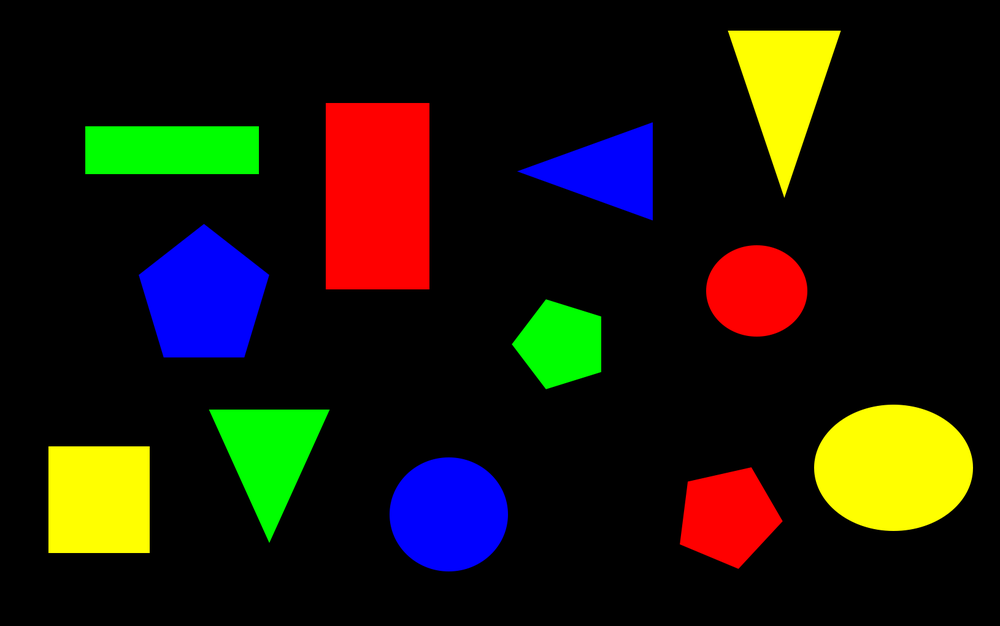
#> input picture rect.png, 1000 x 626 px, shrunk from 1630 x 1021 before the run
$ python color.py
#> lines starting #> are read from the running program, lines starting #| are printed output that depends on the picture; after the words box and inside, x2 and y2 are one past the last pixel; in counts of white or black regions, pixels touching at a corner belong together
import numpy as np
import cv2

def getShape(contour):
    # cv2.approxPloyDP() function to approximate the shape
    approx = cv2.approxPolyDP(
        contour, 0.01 * cv2.arcLength(contour, True), True)

    # finding center point of shape
    M = cv2.moments(contour)
    if M['m00'] != 0.0:
        x = int(M['m10'] / M['m00'])
        y = int(M['m01'] / M['m00'])

    # putting shape name at center of each shape
    if len(approx) == 3:
        return 'Triangle', x, y

    elif len(approx) == 4:
        return 'Quadrilateral', x, y

    elif len(approx) == 5:
        return 'Pentagon', x, y

    elif len(approx) == 6:
        return 'Hexagon', x, y

    else:
        return 'circle', x, y

font = cv2.FONT_HERSHEY_SIMPLEX

lower_green = np.array([35, 43, 46])  # 绿色低阈值
upper_green = np.array([77, 255, 255])  # 绿色高阈值
lower_red = np.array([0, 127, 128])  # 红色低阈值
upper_red = np.array([10, 255, 255])  # 红色高阈值
lower_blue = np.array([100, 43, 46])  # 蓝色低阈值
upper_blue = np.array([124, 255, 255])  # 蓝色高阈值
lower_yellow = np.array([11, 43, 46])  # 黄色低阈值
upper_yellow = np.array([34, 255, 255])  # 黄色高阈值

frame = cv2.imread('rect.png')
#> frame is the input picture: shape (626, 1000, 3); mean B, G, R 11.9, 23.6, 28.4

hsv_img = cv2.cvtColor(frame, cv2.COLOR_BGR2HSV)
#> hsv_img: shape (626, 1000, 3); mean H, S, V 10.1, 52.4, 49.2
mask_green = cv2.inRange(hsv_img, lower_green, upper_green)  # 根据颜色范围删选
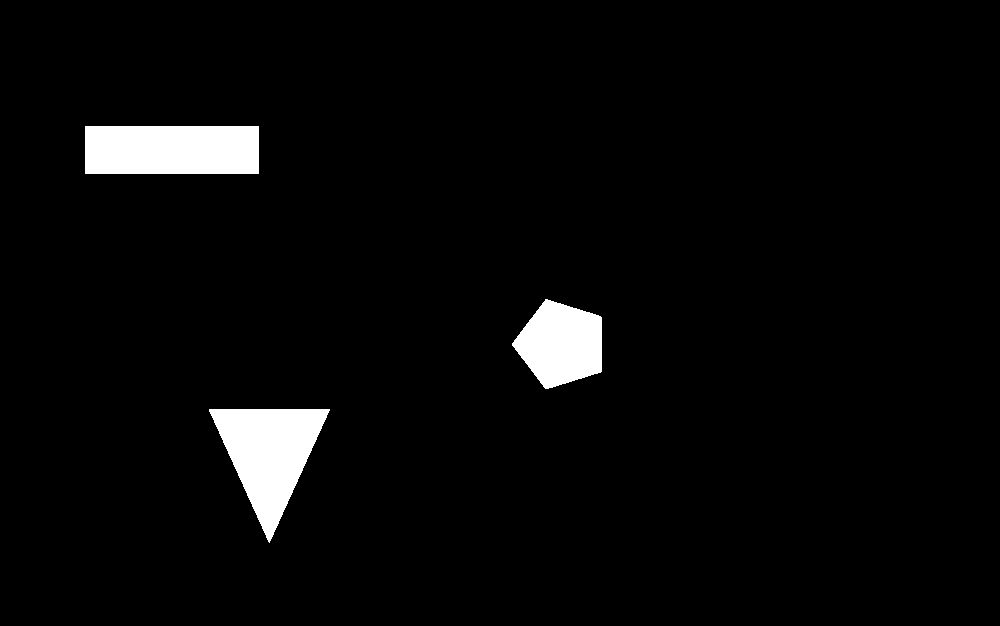
#> mask_green: shape (626, 1000); 3.6% white; 3 white regions, box (x1, y1, x2, y2) and area: (85, 126, 259, 174) 8352, (209, 409, 330, 543) 8223, (512, 299, 602, 389) 5672
mask_red = cv2.inRange(hsv_img, lower_red, upper_red)
#> mask_red: shape (626, 1000); 5.3% white; 3 white regions, box (x1, y1, x2, y2) and area: (326, 103, 429, 289) 19158, (706, 245, 807, 337) 7258, (680, 467, 782, 569) 7012
mask_blue = cv2.inRange(hsv_img, lower_blue, upper_blue)
#> mask_blue: shape (626, 1000); 4.7% white; 3 white regions, box (x1, y1, x2, y2) and area: (139, 224, 269, 358) 12190, (389, 457, 508, 572) 10728, (517, 122, 653, 221) 6783
mask_yellow = cv2.inRange(hsv_img, lower_yellow, upper_yellow)
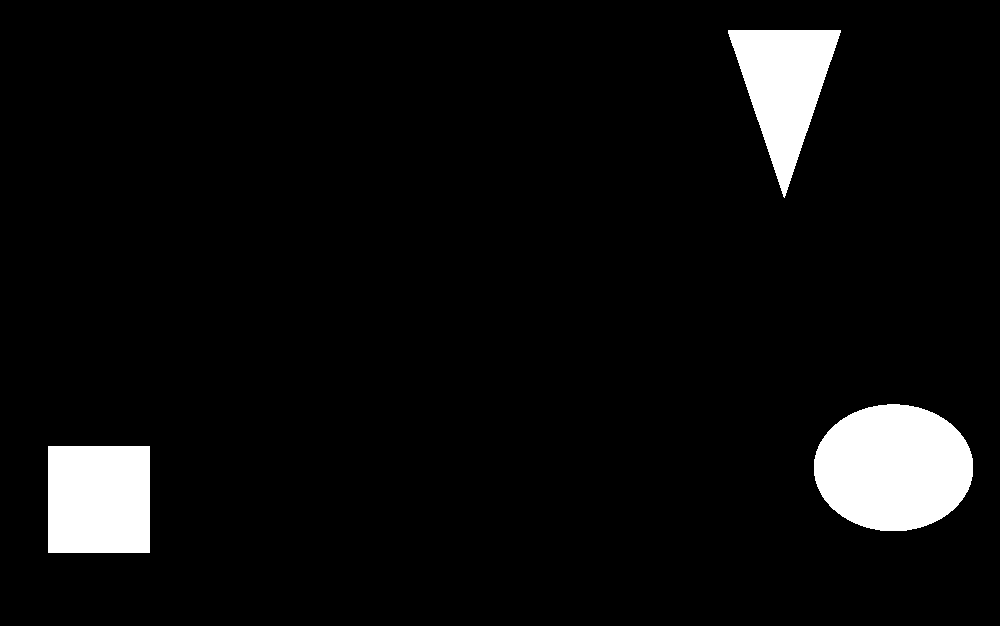
#> mask_yellow: shape (626, 1000); 5.8% white; 3 white regions, box (x1, y1, x2, y2) and area: (814, 404, 973, 531) 15912, (48, 446, 150, 553) 10914, (728, 30, 841, 198) 9655

mask_green = cv2.medianBlur(mask_green, 7)  # 中值滤波
#> mask_green: shape (626, 1000); 3.5% white; 3 white regions, box (x1, y1, x2, y2) and area: (85, 126, 259, 174) 8332, (210, 409, 329, 540) 8204, (513, 300, 602, 389) 5656
mask_red = cv2.medianBlur(mask_red, 7)
#> mask_red: shape (626, 1000); 5.3% white; 3 white regions, box (x1, y1, x2, y2) and area: (326, 103, 429, 289) 19138, (706, 245, 807, 337) 7251, (680, 468, 781, 568) 6996
mask_blue = cv2.medianBlur(mask_blue, 7)
#> mask_blue: shape (626, 1000); 4.7% white; 3 white regions, box (x1, y1, x2, y2) and area: (139, 225, 269, 358) 12173, (389, 457, 508, 572) 10724, (521, 123, 653, 220) 6764
mask_yellow = cv2.medianBlur(mask_yellow, 7)
#> mask_yellow: shape (626, 1000); 5.8% white; 3 white regions, box (x1, y1, x2, y2) and area: (814, 404, 973, 531) 15909, (48, 446, 150, 553) 10894, (728, 30, 840, 194) 9634

mask = cv2.bitwise_or(mask_green, mask_red)
#> mask: shape (626, 1000); 8.9% white; 6 white regions, box (x1, y1, x2, y2) and area: (326, 103, 429, 289) 19138, (85, 126, 259, 174) 8332, (210, 409, 329, 540) 8204, (706, 245, 807, 337) 7251, (680, 468, 781, 568) 6996, (513, 300, 602, 389) 5656
mask = cv2.bitwise_or(mask, mask_blue)
#> mask: shape (626, 1000); 13.6% white; 9 white regions, largest, box (x1, y1, x2, y2) and area: (326, 103, 429, 289) 19138, (139, 225, 269, 358) 12173, (389, 457, 508, 572) 10724
mask = cv2.bitwise_or(mask, mask_yellow)
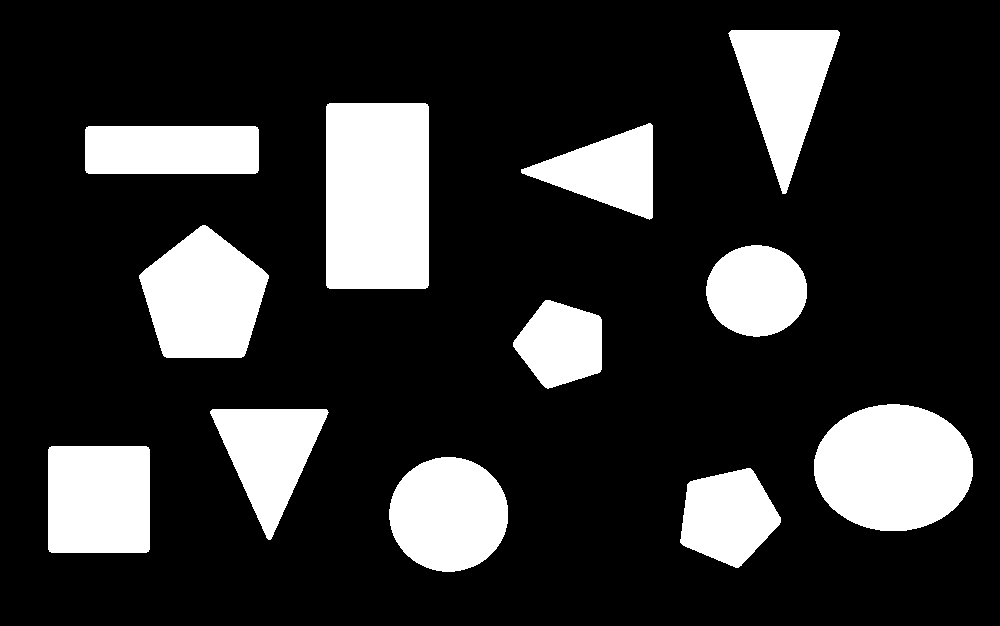
#> mask: shape (626, 1000); 19.4% white; 12 white regions

cv2.imwrite('mask.png', mask)

contours, hierarchy = cv2.findContours(mask_green, cv2.RETR_EXTERNAL, cv2.CHAIN_APPROX_NONE)
#> contours = 3 contours; box (x1, y1, x2, y2) and area: (85, 126, 259, 174) 8115, (210, 409, 329, 540) 8015, (513, 300, 602, 389) 5530
contours2, hierarchy2 = cv2.findContours(mask_red, cv2.RETR_EXTERNAL, cv2.CHAIN_APPROX_NONE)
#> contours2 = 3 contours; box (x1, y1, x2, y2) and area: (326, 103, 429, 289) 18854, (706, 245, 807, 337) 7115, (680, 468, 781, 568) 6856
contours3, hierarchy3 = cv2.findContours(mask_blue, cv2.RETR_EXTERNAL, cv2.CHAIN_APPROX_NONE)
#> contours3 = 3 contours; box (x1, y1, x2, y2) and area: (139, 225, 269, 358) 11987, (389, 457, 508, 572) 10559, (521, 123, 653, 220) 6584
contours4, hierarchy4 = cv2.findContours(mask_yellow, cv2.RETR_EXTERNAL, cv2.CHAIN_APPROX_NONE)
#> contours4 = 3 contours; box (x1, y1, x2, y2) and area: (814, 404, 973, 531) 15705, (48, 446, 150, 553) 10690, (728, 30, 840, 194) 9416

for cnt in contours:
    cv2.drawContours(frame, [cnt], 0, (255, 255, 255), 5)
    shape, x, y = getShape(cnt)
    cv2.putText(frame, "Green " + shape, (x, y - 5), font, 0.7, (255, 0, 255), 2)
#> this loop made 3 passes
#> (approx in getShape, x, y, shape) on passes 1, 3: ([[212, 409], [270, 539], [328, 412]], 268, 453, 'Triangle'), ([[85, 129], [88, 173], [258, 170], [255, 126]], 171, 149, 'Quadrilateral')
#> (x, y, shape) on pass 2: (560, 343, 'Pentagon')
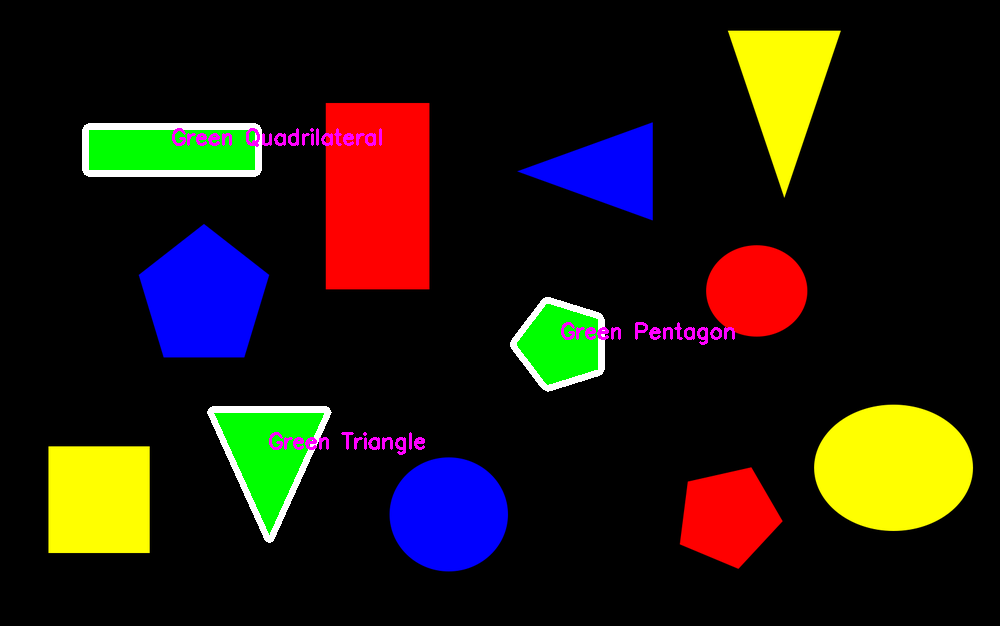
#> frame: shape (626, 1000, 3); 1.78% of pixels changed, all inside (x1, y1, x2, y2) = (82, 123, 735, 543)

for cnt2 in contours2:
    cv2.drawContours(frame, [cnt2], 0, (255, 255, 255), 5)
    shape, x2, y2 = getShape(cnt2)
    cv2.putText(frame, "Red " + shape, (x2, y2 - 5), font, 0.7, (255, 0, 255), 2)
#> this loop made 3 passes
#> (x in getShape, y in getShape, shape, x2, y2) on passes 1 to 2: (727, 516, 'circle', 727, 516), (756, 290, 'circle', 756, 290)
#> (approx in getShape, x in getShape, y in getShape, shape, x2, y2) on pass 3: ([[327, 104], [327, 287], [427, 287], [427, 104]], 377, 195, 'Quadrilateral', 377, 195)
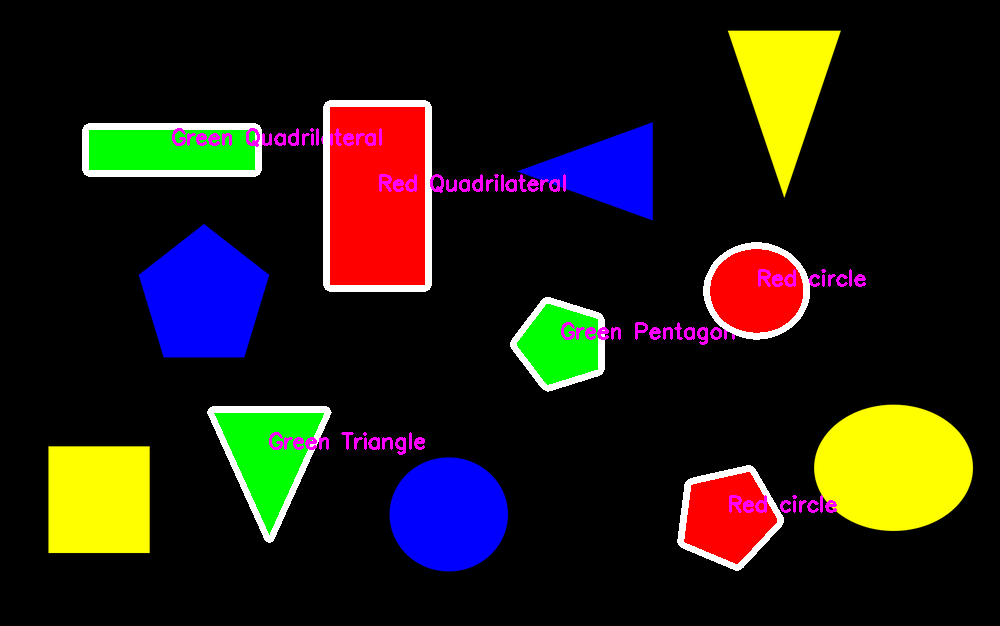
#> frame: shape (626, 1000, 3); 1.74% of pixels changed, all inside (x1, y1, x2, y2) = (323, 100, 866, 571)

for cnt3 in contours3:
    cv2.drawContours(frame, [cnt3], 0, (255, 255, 255), 5)
    shape, x3, y3 = getShape(cnt3)
    cv2.putText(frame, "Blue " + shape, (x3, y3 - 5), font, 0.7, (255, 0, 255), 2)
#> this loop made 3 passes
#> (x in getShape, y in getShape, shape, x3, y3) on passes 1 to 2: (448, 513, 'circle', 448, 513), (203, 297, 'Pentagon', 203, 297)
#> (approx in getShape, x in getShape, y in getShape, shape, x3, y3) on pass 3: ([[652, 125], [521, 172], [649, 219]], 607, 170, 'Triangle', 607, 170)
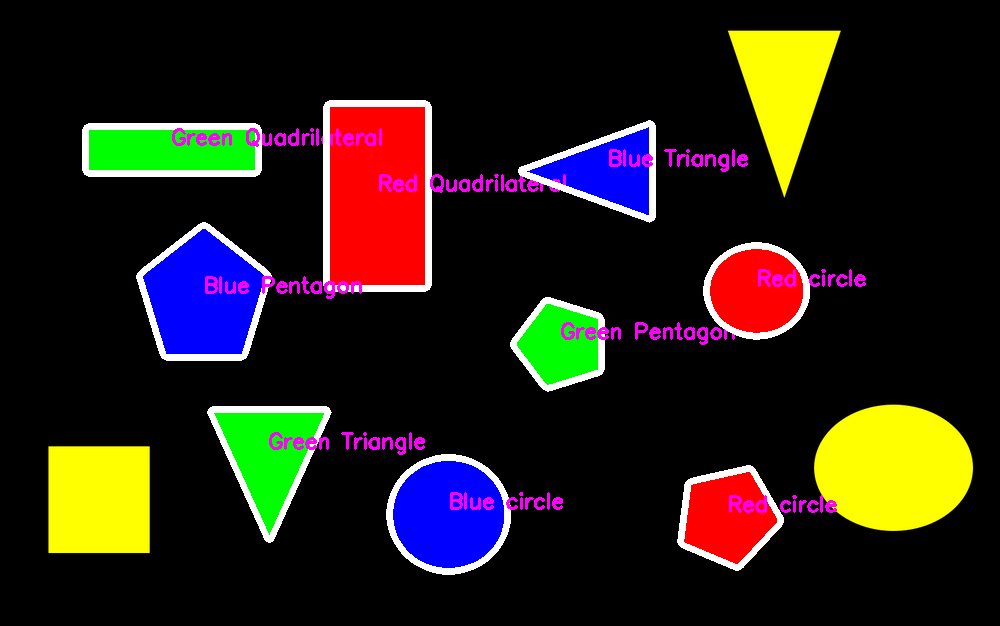
#> frame: shape (626, 1000, 3); 1.68% of pixels changed, all inside (x1, y1, x2, y2) = (136, 120, 748, 575)

for cnt4 in contours4:
    cv2.drawContours(frame, [cnt4], 0, (255, 255, 255), 5)
    shape, x4, y4 = getShape(cnt4)
    cv2.putText(frame, "Yellow " + shape, (x4, y4 - 5), font, 0.7, (255, 0, 255), 2)
#> this loop made 3 passes
#> (approx in getShape, x in getShape, y in getShape, shape, x4, y4) on passes 1, 3: ([[49, 447], [49, 551], [148, 551], [148, 447]], 98, 499, 'Quadrilateral', 98, 499), ([[731, 30], [785, 193], [839, 32]], 783, 85, 'Triangle', 783, 85)
#> (x in getShape, y in getShape, shape, x4, y4) on pass 2: (893, 467, 'circle', 893, 467)
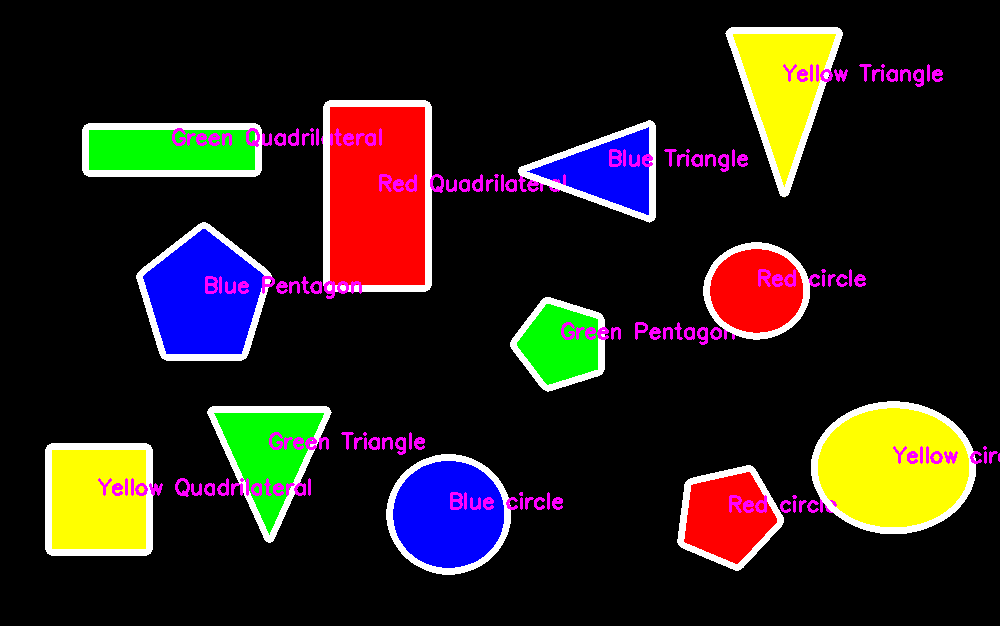
#> frame: shape (626, 1000, 3); 1.92% of pixels changed, all inside (x1, y1, x2, y2) = (45, 27, 1000, 556)

cv2.imshow("dection", frame)

cv2.waitKey(0)
cv2.destroyAllWindows()
